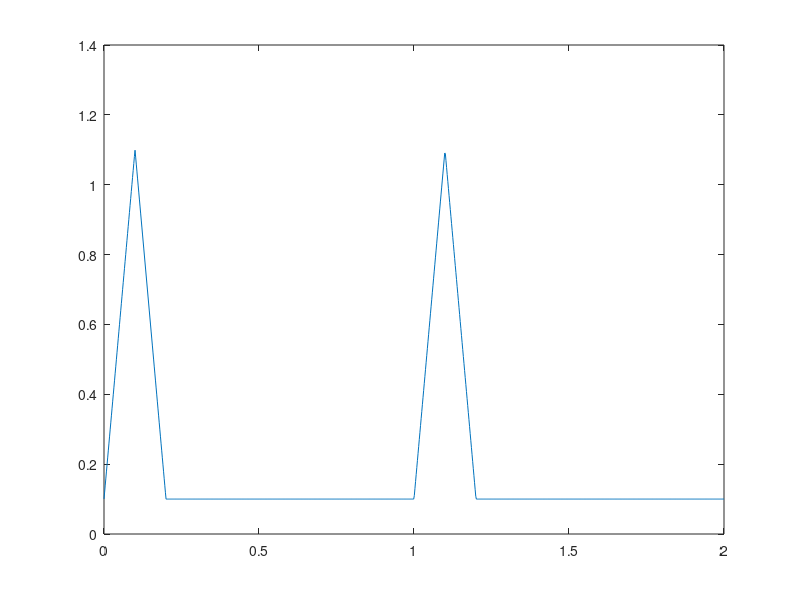

The MATLAB script that drew this image:

clear % clear all parameters
% Fourier series parameters
T=1; % period
Tp=0.2; % pulse width
t=linspace(0,2*T,1000); % time domain (as row vector)
N=1000; % number of Fourier coefficients (2N+1)
k=(-N:N)'; % discrete Fourier indices (as column vector)
%k(abs(k)==0)=[];
omegak=2*pi*k/T; % discrete frequencies (as column vector)

% Rectangular wave
% Fourier coefficients (as column vector)
Xr=(1/T)*Tp*exp(-1i*omegak*Tp/2).*sin(omegak*Tp/2)./(omegak*Tp/2);
zeroindex=find(omegak==0); % Find index where omegak=0
Xr(zeroindex)=(1/T)*Tp; % Place correct value at omegak=0
%Xs(zeroindex)=0; % Place 0 at omegak=0

% Triangelvåg
Xt = (-4/(T*Tp))*exp(-1i*omegak*Tp/2).*(cos(omegak*Tp/2)-1)./(omegak.^2);
Xt(zeroindex)=(1/T)*Tp; % Place correct value at omegak=0
F=exp(1i*omegak*t); % Fourier matrix
xr=real(Xr.'*F); % Generate Fourier series in time domain
vr=real(Xt.'*F);
% Plot the result with correct time axis

figure(5)
plot(t,vr)